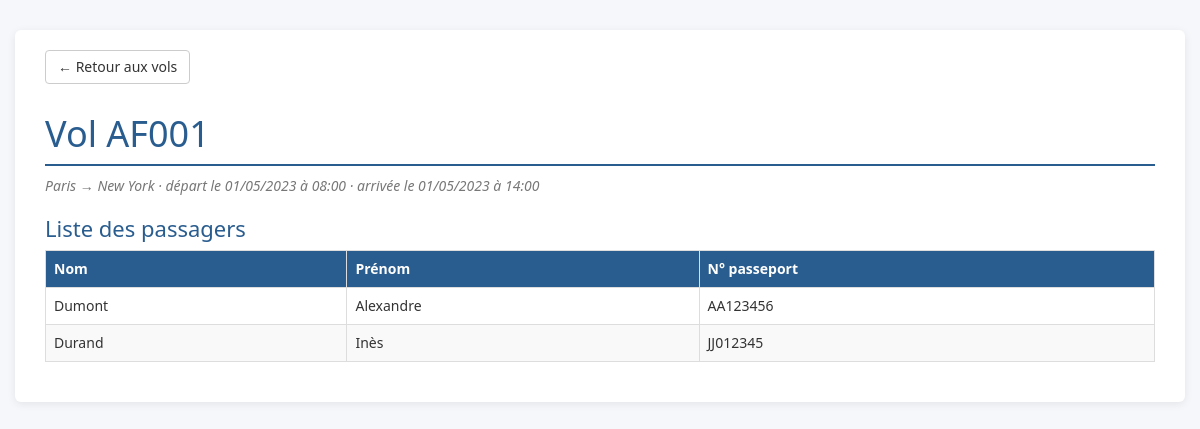
The app's page /presentation/detailVol.php?id=1 with its own data.
### tables this page shows
CREATE TABLE Vols (
    id INT AUTO_INCREMENT PRIMARY KEY,
    numero_vol VARCHAR(10) UNIQUE NOT NULL,
    origine VARCHAR(100) NOT NULL,
    destination VARCHAR(100) NOT NULL,
    date_depart DATETIME NOT NULL,
    date_arrivee DATETIME NOT NULL
);

CREATE TABLE Passagers (
    id INT AUTO_INCREMENT PRIMARY KEY,
    nom VARCHAR(50) NOT NULL,
    prenom VARCHAR(50) NOT NULL,
    numero_passport VARCHAR(20) UNIQUE NOT NULL,
	    vol_id INT NOT NULL,
    FOREIGN KEY (vol_id) REFERENCES Vols(id)

);

### persistance/DialogueBD.php (called while the page is built, shortened)
<?php
class DialogueBD
{
    private function getTout($sql, $params = array())
    {
        try {
            $conn = Connexion::getConnexion();
            $sth = $conn->prepare($sql);
            $sth->execute($params);
            return $sth->fetchAll(PDO::FETCH_ASSOC);
        } catch (PDOException $e) {
            $erreur = $e->getMessage();
            return array();
        }
    }
    private function getUn($sql, $params = array())
    {
        try {
            $conn = Connexion::getConnexion();
            $sth = $conn->prepare($sql);
            $sth->execute($params);
            return $sth->fetchObject();
        } catch (PDOException $e) {
            $erreur = $e->getMessage();
            return false;
        }
    }
    public function getUnVol($idVol)
    {
        return $this->getUn("SELECT * FROM vols WHERE id=?", array($idVol));
    }
    public function getPassagersVol($idVol)
    {
        return $this->getTout("SELECT * FROM passagers WHERE vol_id=? ORDER BY nom, prenom", array($idVol));
    }
}

### presentation/detailVol.php (the view, shortened to what this page needs)
<?php
require_once '../persistance/DialogueBD.php';
try {
    $id = isset($_GET['id']) ? (int)$_GET['id'] : 0;
    $undlg = new DialogueBD();
    $vol = $undlg->getUnVol($id);
    $passagers = $undlg->getPassagersVol($id);
} catch (Exception $e) {
    $erreur = $e->getMessage();
}
?>
<!DOCTYPE html>
<html>
<head>
    <link href="../bootstrap/css/bootstrap.min.css" rel="stylesheet" media="screen">
    <link rel="stylesheet" href="../design.css"/>
</head>
<body>
<div class="container">
<a href="tableauVols.php" class="btn btn-default retour">&larr; Retour aux vols</a>
<?php
if (isset($erreur)) {
    echo "<div class='alert alert-danger'>Erreur : $erreur</div>";
} else {
?>
<h1>Vol <?php echo htmlspecialchars($vol->numero_vol); ?></h1>
<p class="infos">
    <?php echo htmlspecialchars($vol->origine); ?> &rarr; <?php echo htmlspecialchars($vol->destination); ?> &middot;
    départ le <?php echo date('d/m/Y à H:i', strtotime($vol->date_depart)); ?> &middot;
    arrivée le <?php echo date('d/m/Y à H:i', strtotime($vol->date_arrivee)); ?>
</p>
<h2>Liste des passagers</h2>
<div class="table-responsive">
<table class="table table-bordered table-striped">
    <tr><th>Nom</th><th>Prénom</th><th>N° passeport</th></tr>
    <?php
    foreach ($passagers as $ligne) {
        $nom = htmlspecialchars($ligne['nom']);
        $prenom = htmlspecialchars($ligne['prenom']);
        $passeport = htmlspecialchars($ligne['numero_passport']);
        echo "<tr><td>$nom</td><td>$prenom</td><td>$passeport</td></tr>";
    }
    ?>
</table>
</div>
<?php } ?>
</div>
</body>
</html>

### design.css (style rules this page uses)
body { font-family: "Lucida Sans", "Segoe UI", sans-serif; background-color: #f5f7fa; color: #333; }
.container { background-color: #fff; margin-top: 30px; margin-bottom: 30px; padding: 20px 30px; border-radius: 6px; box-shadow: 0 2px 8px rgba(0, 0, 0, 0.08); }
h1 { color: #2a5d8f; border-bottom: 2px solid #2a5d8f; padding-bottom: 10px; }
h2 { color: #2a5d8f; font-size: 22px; }
th { background-color: #2a5d8f; color: #fff; }
.infos { color: #777; font-style: italic; }
.retour { margin-bottom: 10px; }

### records on screen
vols: numero_vol "AF001", origine "Paris", destination "New York", date_depart "01/05/2023 à 08:00", date_arrivee "01/05/2023 à 14:00"
passagers: nom "Dumont", prenom "Alexandre", numero_passport "AA123456"
passagers: nom "Durand", prenom "Inès", numero_passport "JJ012345"
